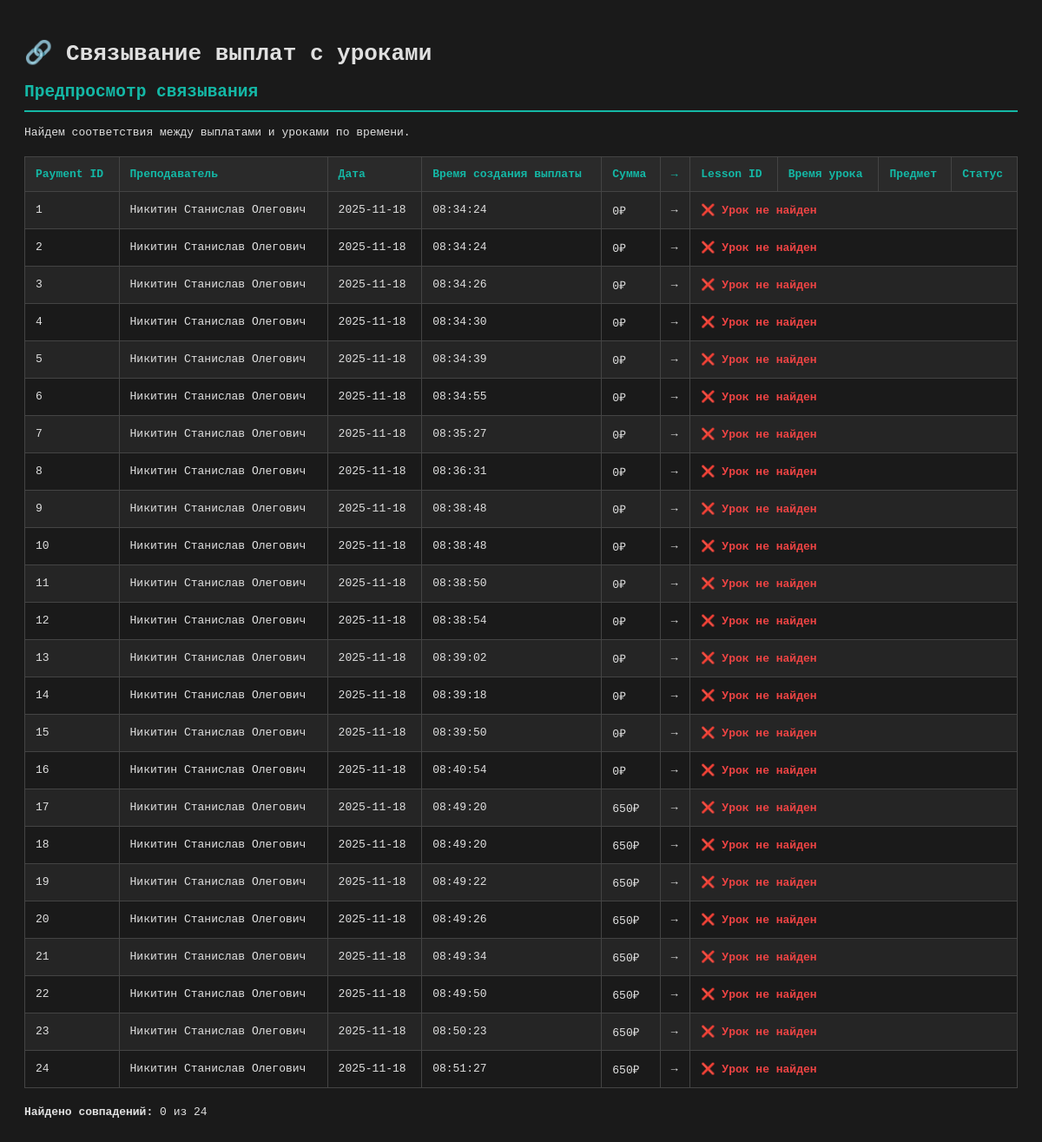
The app's page /zarplata/link_payments_to_lessons.php, older data.
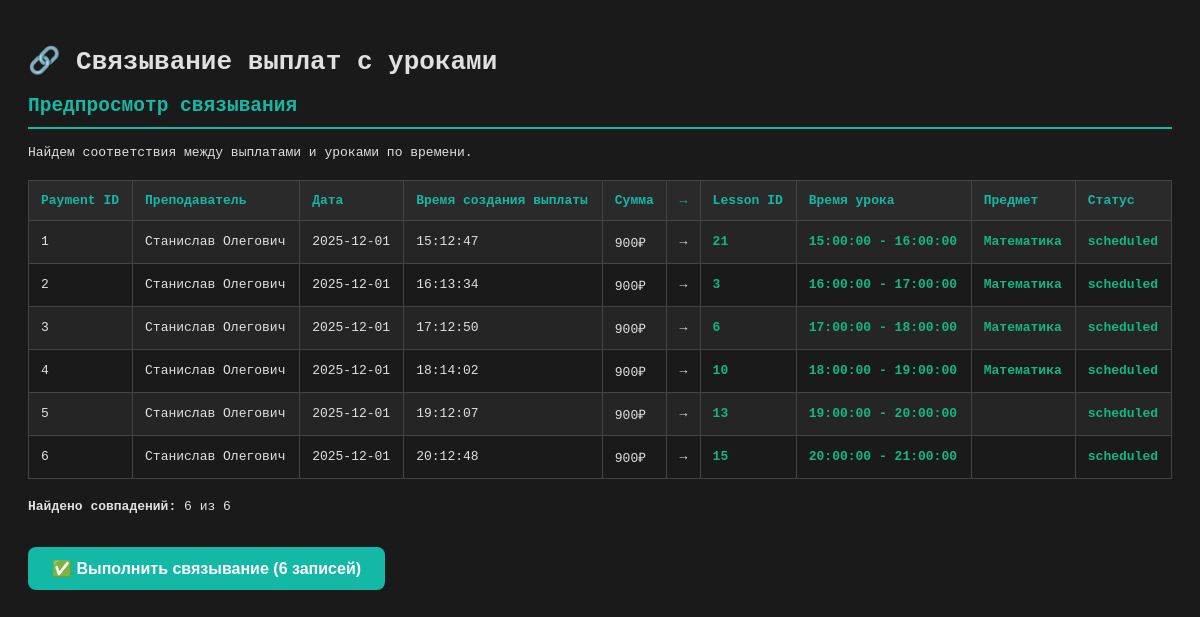
The same page, newer data.
### tables this page shows
CREATE TABLE IF NOT EXISTS `payments` (
  `id` int(11) NOT NULL AUTO_INCREMENT,
  `teacher_id` int(11) NOT NULL,
  `lesson_instance_id` int(11) DEFAULT NULL,
  `lesson_template_id` int(11) DEFAULT NULL,
  `amount` int(11) NOT NULL,
  `payment_type` enum('lesson','bonus','penalty','adjustment') DEFAULT 'lesson',
  `calculation_method` text,
  `period_start` date DEFAULT NULL,
  `period_end` date DEFAULT NULL,
  `status` enum('pending','approved','paid','cancelled') DEFAULT 'pending',
  `paid_at` datetime DEFAULT NULL,
  `notes` text,
  `created_at` datetime DEFAULT CURRENT_TIMESTAMP,
  `updated_at` datetime DEFAULT CURRENT_TIMESTAMP ON UPDATE CURRENT_TIMESTAMP,
  PRIMARY KEY (`id`),
  KEY `lesson_instance_id` (`lesson_instance_id`),
  KEY `idx_teacher_status` (`teacher_id`,`status`),
  KEY `idx_period` (`period_start`,`period_end`),
  KEY `idx_lesson_template_id` (`lesson_template_id`)
);

CREATE TABLE IF NOT EXISTS `teachers` (
  `id` int(11) NOT NULL AUTO_INCREMENT,
  `name` varchar(100) NOT NULL,
  `display_name` varchar(50) DEFAULT NULL,
  `telegram_id` bigint(20) DEFAULT NULL,
  `telegram_username` varchar(50) DEFAULT NULL,
  `phone` varchar(20) DEFAULT NULL,
  `email` varchar(100) DEFAULT NULL,
  `formula_id_group` int(11) DEFAULT NULL,
  `formula_id_individual` int(11) DEFAULT NULL,
  `formula_id` int(11) DEFAULT NULL,
  `active` tinyint(1) DEFAULT '1',
  `notes` text,
  `created_at` datetime DEFAULT CURRENT_TIMESTAMP,
  `updated_at` datetime DEFAULT CURRENT_TIMESTAMP ON UPDATE CURRENT_TIMESTAMP,
  PRIMARY KEY (`id`),
  UNIQUE KEY `telegram_id` (`telegram_id`),
  KEY `idx_telegram_id` (`telegram_id`),
  KEY `idx_active` (`active`),
  KEY `idx_formula_id` (`formula_id`),
  KEY `idx_formula_group` (`formula_id_group`),
  KEY `idx_formula_individual` (`formula_id_individual`)
);

CREATE TABLE IF NOT EXISTS `lessons_instance` (
  `id` int(11) NOT NULL AUTO_INCREMENT,
  `template_id` int(11) DEFAULT NULL,
  `teacher_id` int(11) NOT NULL,
  `substitute_teacher_id` int(11) DEFAULT NULL,
  `lesson_date` date NOT NULL,
  `time_start` time NOT NULL,
  `time_end` time NOT NULL,
  `lesson_type` enum('group','individual') DEFAULT 'group',
  `subject` varchar(100) DEFAULT NULL,
  `expected_students` int(11) DEFAULT '1',
  `actual_students` int(11) DEFAULT '0',
  `formula_id` int(11) DEFAULT NULL,
  `status` enum('scheduled','completed','cancelled','rescheduled') DEFAULT 'scheduled',
  `notes` text,
  `created_at` datetime DEFAULT CURRENT_TIMESTAMP,
  `updated_at` datetime DEFAULT CURRENT_TIMESTAMP ON UPDATE CURRENT_TIMESTAMP,
  PRIMARY KEY (`id`),
  KEY `template_id` (`template_id`),
  KEY `teacher_id` (`teacher_id`),
  KEY `substitute_teacher_id` (`substitute_teacher_id`),
  KEY `formula_id` (`formula_id`),
  KEY `idx_date_teacher` (`lesson_date`,`teacher_id`),
  KEY `idx_status` (`status`)
);

### zarplata/config/db.php (called while the page is built, shortened)
<?php
$pdo = null;
function getDB() {
    global $pdo;
    if ($pdo === null) {
        try {
            $dsn = sprintf(
                "mysql:host=%s;dbname=%s;charset=%s",
                DB_HOST,
                DB_NAME,
                DB_CHARSET
            );
            $options = [
                PDO::ATTR_ERRMODE => PDO::ERRMODE_EXCEPTION,
                PDO::ATTR_DEFAULT_FETCH_MODE => PDO::FETCH_ASSOC,
                PDO::ATTR_EMULATE_PREPARES => false,
            ];
            $pdo = new PDO($dsn, DB_USER, DB_PASS, $options);
        } catch (PDOException $e) {
            error_log("Database connection failed: " . $e->getMessage());
            die("Ошибка подключения к базе данных");
        }
    }
    return $pdo;
}
function dbQuery($sql, $params = []) {
    try {
        $pdo = getDB();
        $stmt = $pdo->prepare($sql);
        $stmt->execute($params);
        return $stmt->fetchAll();
    } catch (PDOException $e) {
        error_log("Query failed: " . $e->getMessage());
        return [];
    }
}
function dbQueryOne($sql, $params = []) {
    try {
        $pdo = getDB();
        $stmt = $pdo->prepare($sql);
        $stmt->execute($params);
        $result = $stmt->fetch();
        return $result ?: null;
    } catch (PDOException $e) {
        error_log("Query failed: " . $e->getMessage());
        return null;
    }
}

### zarplata/link_payments_to_lessons.php (the view, shortened to what this page needs)
<?php
require_once __DIR__ . '/config/db.php';
?>
<!DOCTYPE html>
<html lang="ru">
<head>
</head>
<body>
    <h1>🔗 Связывание выплат с уроками</h1>
    <?php
    $action = $_GET['action'] ?? 'preview';
    if ($action === 'preview') {
        echo "<h2>Предпросмотр связывания</h2>";
        echo "<p>Найдем соответствия между выплатами и уроками по времени.</p>";
        $orphanedPayments = dbQuery(
            "SELECT
                p.id,
                p.teacher_id,
                t.name as teacher_name,
                p.amount,
                p.created_at,
                DATE(p.created_at) as payment_date,
                TIME(p.created_at) as payment_time
            FROM payments p
            LEFT JOIN teachers t ON p.teacher_id = t.id
            WHERE p.lesson_instance_id IS NULL
            ORDER BY p.created_at",
            []
        );
        echo "<table>";
        echo "<tr>
                <th>Payment ID</th>
                <th>Преподаватель</th>
                <th>Дата</th>
                <th>Время создания выплаты</th>
                <th>Сумма</th>
                <th>→</th>
                <th>Lesson ID</th>
                <th>Время урока</th>
                <th>Предмет</th>
                <th>Статус</th>
              </tr>";
        $matchCount = 0;
        foreach ($orphanedPayments as $payment) {
            $paymentTime = $payment['payment_time'];
            $lesson = dbQueryOne(
                "SELECT
                    li.id,
                    li.time_start,
                    li.time_end,
                    li.subject,
                    li.status,
                    li.lesson_type
                FROM lessons_instance li
                WHERE li.teacher_id = ?
                    AND li.lesson_date = ?
                    AND li.time_start <= ?
                ORDER BY li.time_start DESC
                LIMIT 1",
                [$payment['teacher_id'], $payment['payment_date'], $paymentTime]
            );
            if ($lesson) {
                $matchCount++;
                $rowClass = 'success';
            } else {
                $rowClass = 'error';
            }
            echo "<tr>";
            echo "<td>{$payment['id']}</td>";
            echo "<td>{$payment['teacher_name']}</td>";
            echo "<td>{$payment['payment_date']}</td>";
            echo "<td>{$payment['payment_time']}</td>";
            echo "<td>{$payment['amount']}₽</td>";
            echo "<td>→</td>";
            if ($lesson) {
                echo "<td class='$rowClass'>{$lesson['id']}</td>";
                echo "<td class='$rowClass'>{$lesson['time_start']} - {$lesson['time_end']}</td>";
                echo "<td class='$rowClass'>{$lesson['subject']}</td>";
                echo "<td class='$rowClass'>{$lesson['status']}</td>";
            } else {
                echo "<td class='$rowClass' colspan='4'>❌ Урок не найден</td>";
            }
            echo "</tr>";
        }
        echo "</table>";
        echo "<p><strong>Найдено совпадений:</strong> $matchCount из " . count($orphanedPayments) . "</p>";
        if ($matchCount > 0) {
            echo "<form method='POST' action='?action=execute' onsubmit='return confirm(\"Вы уверены? Это обновит $matchCount записей в базе данных.\");'>";
            echo "<button type='submit' class='btn'>✅ Выполнить связывание ($matchCount записей)</button>";
            echo "</form>";
        }
    }
    ?>
</body>
</html>

### zarplata/link_payments_to_lessons.php (style rules this page uses)
body { font-family: monospace; background: #1a1a1a; color: #e0e0e0; padding: 20px; }
h2 { color: #14b8a6; border-bottom: 2px solid #14b8a6; padding-bottom: 10px; }
table { border-collapse: collapse; width: 100%; margin: 20px 0; }
th, td { border: 1px solid #444; padding: 12px; text-align: left; }
th { background: #2a2a2a; font-weight: bold; color: #14b8a6; }
tr:nth-child(even) { background: #252525; }
.success { color: #10b981; font-weight: bold; }
.btn { padding: 12px 24px; background: #14b8a6; color: white; border: none; border-radius: 8px; cursor: pointer; font-size: 16px; font-weight: bold; margin: 20px 0; }
.error { color: #ef4444; font-weight: bold; }

Row changes from the older to the newer data that the page shows:
removed payments: id "7", teacher.name "Никитин Станислав Олегович", payment_date "2025-11-18", payment_time "08:35:27", amount "0"
removed payments: id "8", teacher.name "Никитин Станислав Олегович", payment_date "2025-11-18", payment_time "08:36:31", amount "0"
removed payments: id "9", teacher.name "Никитин Станислав Олегович", payment_date "2025-11-18", payment_time "08:38:48", amount "0"
removed payments: id "10", teacher.name "Никитин Станислав Олегович", payment_date "2025-11-18", payment_time "08:38:48", amount "0"
removed payments: id "11", teacher.name "Никитин Станислав Олегович", payment_date "2025-11-18", payment_time "08:38:50", amount "0"
removed payments: id "12", teacher.name "Никитин Станислав Олегович", payment_date "2025-11-18", payment_time "08:38:54", amount "0"
removed payments: id "13", teacher.name "Никитин Станислав Олегович", payment_date "2025-11-18", payment_time "08:39:02", amount "0"
removed payments: id "14", teacher.name "Никитин Станислав Олегович", payment_date "2025-11-18", payment_time "08:39:18", amount "0"
removed payments: id "15", teacher.name "Никитин Станислав Олегович", payment_date "2025-11-18", payment_time "08:39:50", amount "0"
removed payments: id "16", teacher.name "Никитин Станислав Олегович", payment_date "2025-11-18", payment_time "08:40:54", amount "0"
removed payments: id "17", teacher.name "Никитин Станислав Олегович", payment_date "2025-11-18", payment_time "08:49:20", amount "650"
removed payments: id "18", teacher.name "Никитин Станислав Олегович", payment_date "2025-11-18", payment_time "08:49:20", amount "650"
removed payments: id "19", teacher.name "Никитин Станислав Олегович", payment_date "2025-11-18", payment_time "08:49:22", amount "650"
removed payments: id "20", teacher.name "Никитин Станислав Олегович", payment_date "2025-11-18", payment_time "08:49:26", amount "650"
removed payments: id "21", teacher.name "Никитин Станислав Олегович", payment_date "2025-11-18", payment_time "08:49:34", amount "650"
removed payments: id "22", teacher.name "Никитин Станислав Олегович", payment_date "2025-11-18", payment_time "08:49:50", amount "650"
removed payments: id "23", teacher.name "Никитин Станислав Олегович", payment_date "2025-11-18", payment_time "08:50:23", amount "650"
removed payments: id "24", teacher.name "Никитин Станислав Олегович", payment_date "2025-11-18", payment_time "08:51:27", amount "650"
changed payments id 1: teacher.name "Никитин Станислав Олегович" → "Станислав Олегович"; payment_date "2025-11-18" → "2025-12-01"; payment_time "08:34:24" → "15:12:47"; amount "0" → "900"; lessons_instance.id (not shown) → "21"; lessons_instance.time_start (not shown) → "15:00:00"; lessons_instance.time_end (not shown) → "16:00:00"; lessons_instance.subject (not shown) → "Математика"; lessons_instance.status (not shown) → "scheduled"; text "❌ Урок не найден" → "-"
changed payments id 2: teacher.name "Никитин Станислав Олегович" → "Станислав Олегович"; payment_date "2025-11-18" → "2025-12-01"; payment_time "08:34:24" → "16:13:34"; amount "0" → "900"; lessons_instance.id (not shown) → "3"; lessons_instance.time_start (not shown) → "16:00:00"; lessons_instance.time_end (not shown) → "17:00:00"; lessons_instance.subject (not shown) → "Математика"; lessons_instance.status (not shown) → "scheduled"; text "❌ Урок не найден" → "-"
changed payments id 3: teacher.name "Никитин Станислав Олегович" → "Станислав Олегович"; payment_date "2025-11-18" → "2025-12-01"; payment_time "08:34:26" → "17:12:50"; amount "0" → "900"; lessons_instance.id (not shown) → "6"; lessons_instance.time_start (not shown) → "17:00:00"; lessons_instance.time_end (not shown) → "18:00:00"; lessons_instance.subject (not shown) → "Математика"; lessons_instance.status (not shown) → "scheduled"; text "❌ Урок не найден" → "-"
changed payments id 4: teacher.name "Никитин Станислав Олегович" → "Станислав Олегович"; payment_date "2025-11-18" → "2025-12-01"; payment_time "08:34:30" → "18:14:02"; amount "0" → "900"; lessons_instance.id (not shown) → "10"; lessons_instance.time_start (not shown) → "18:00:00"; lessons_instance.time_end (not shown) → "19:00:00"; lessons_instance.subject (not shown) → "Математика"; lessons_instance.status (not shown) → "scheduled"; text "❌ Урок не найден" → "-"
changed payments id 5: teacher.name "Никитин Станислав Олегович" → "Станислав Олегович"; payment_date "2025-11-18" → "2025-12-01"; payment_time "08:34:39" → "19:12:07"; amount "0" → "900"; lessons_instance.id (not shown) → "13"; lessons_instance.time_start (not shown) → "19:00:00"; lessons_instance.time_end (not shown) → "20:00:00"; lessons_instance.status (not shown) → "scheduled"; text "❌ Урок не найден" → "-"
changed payments id 6: teacher.name "Никитин Станислав Олегович" → "Станислав Олегович"; payment_date "2025-11-18" → "2025-12-01"; payment_time "08:34:55" → "20:12:48"; amount "0" → "900"; lessons_instance.id (not shown) → "15"; lessons_instance.time_start (not shown) → "20:00:00"; lessons_instance.time_end (not shown) → "21:00:00"; lessons_instance.status (not shown) → "scheduled"; text "❌ Урок не найден" → "-"
Text that changed along with them:
$matchCount: "0" → "6"
count($orphanedPayments): "24" → "6"
$matchCount: (not shown) → "6"
text now shown: "✅ Выполнить связывание ( записей)"
